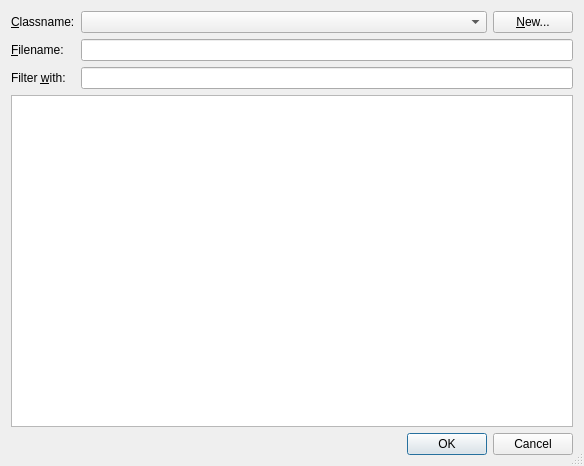
<?xml version="1.0" encoding="UTF-8"?>
<ui version="4.0">
 <class>CreateDialogCodeDialog</class>
 <widget class="QDialog" name="CreateDialogCodeDialog">
  <property name="geometry">
   <rect>
    <x>0</x>
    <y>0</y>
    <width>584</width>
    <height>466</height>
   </rect>
  </property>
  <property name="windowTitle">
   <string>Forms code generator</string>
  </property>
  <property name="sizeGripEnabled">
   <bool>true</bool>
  </property>
  <layout class="QVBoxLayout" name="verticalLayout">
   <item>
    <layout class="QGridLayout" name="gridLayout">
     <item row="0" column="0">
      <widget class="QLabel" name="label">
       <property name="text">
        <string>&amp;Classname:</string>
       </property>
       <property name="buddy">
        <cstring>classNameCombo</cstring>
       </property>
      </widget>
     </item>
     <item row="0" column="1">
      <widget class="QComboBox" name="classNameCombo">
       <property name="sizePolicy">
        <sizepolicy hsizetype="Expanding" vsizetype="Fixed">
         <horstretch>0</horstretch>
         <verstretch>0</verstretch>
        </sizepolicy>
       </property>
       <property name="toolTip">
        <string>Select the class that should get the forms code</string>
       </property>
      </widget>
     </item>
     <item row="0" column="2">
      <widget class="QPushButton" name="newButton">
       <property name="toolTip">
        <string>Press to generate a new forms class</string>
       </property>
       <property name="text">
        <string>&amp;New...</string>
       </property>
      </widget>
     </item>
     <item row="1" column="0">
      <widget class="QLabel" name="label_2">
       <property name="text">
        <string>&amp;Filename:</string>
       </property>
       <property name="buddy">
        <cstring>filenameEdit</cstring>
       </property>
      </widget>
     </item>
     <item row="1" column="1" colspan="2">
      <widget class="QLineEdit" name="filenameEdit">
       <property name="toolTip">
        <string>Displays the name of the file containing the code</string>
       </property>
       <property name="readOnly">
        <bool>true</bool>
       </property>
      </widget>
     </item>
     <item row="2" column="0">
      <widget class="QLabel" name="label_3">
       <property name="text">
        <string>Filter &amp;with:</string>
       </property>
       <property name="buddy">
        <cstring>filterEdit</cstring>
       </property>
      </widget>
     </item>
     <item row="2" column="1" colspan="2">
      <widget class="E5ClearableLineEdit" name="filterEdit">
       <property name="toolTip">
        <string>Enter a regular expression to filter the list below</string>
       </property>
      </widget>
     </item>
    </layout>
   </item>
   <item>
    <widget class="QTreeView" name="slotsView">
     <property name="sortingEnabled">
      <bool>true</bool>
     </property>
    </widget>
   </item>
   <item>
    <widget class="QDialogButtonBox" name="buttonBox">
     <property name="orientation">
      <enum>Qt::Horizontal</enum>
     </property>
     <property name="standardButtons">
      <set>QDialogButtonBox::Cancel|QDialogButtonBox::Ok</set>
     </property>
    </widget>
   </item>
  </layout>
 </widget>
 <customwidgets>
  <customwidget>
   <class>E5ClearableLineEdit</class>
   <extends>QLineEdit</extends>
   <header>E5Gui/E5LineEdit.h</header>
  </customwidget>
 </customwidgets>
 <tabstops>
  <tabstop>classNameCombo</tabstop>
  <tabstop>newButton</tabstop>
  <tabstop>filenameEdit</tabstop>
  <tabstop>filterEdit</tabstop>
  <tabstop>slotsView</tabstop>
  <tabstop>buttonBox</tabstop>
 </tabstops>
 <resources/>
 <connections>
  <connection>
   <sender>buttonBox</sender>
   <signal>rejected()</signal>
   <receiver>CreateDialogCodeDialog</receiver>
   <slot>reject()</slot>
   <hints>
    <hint type="sourcelabel">
     <x>292</x>
     <y>453</y>
    </hint>
    <hint type="destinationlabel">
     <x>286</x>
     <y>274</y>
    </hint>
   </hints>
  </connection>
 </connections>
</ui>
